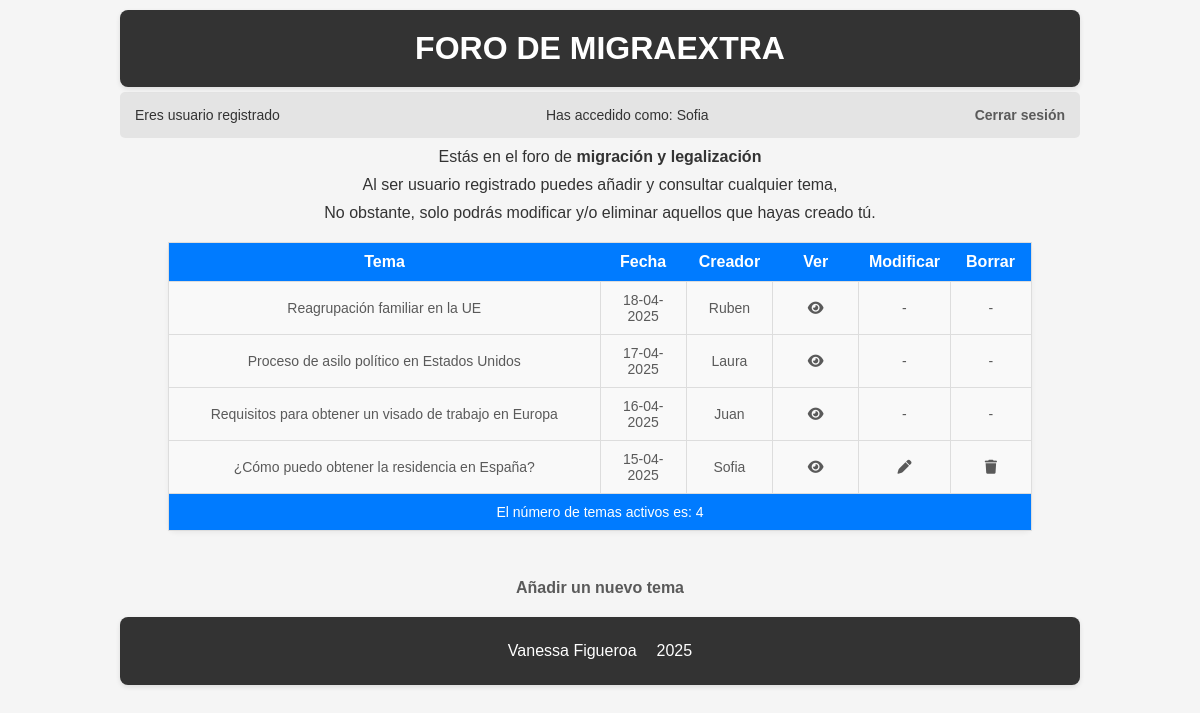
The app's page /foro.php (signed in) with its own data.
### tables this page shows
CREATE TABLE `temas` (
  `id_tema` int(11) NOT NULL,
  `tema` varchar(255) NOT NULL,
  `fecha` datetime NOT NULL,
  `id_usuario` int(11) NOT NULL,
  `categoria` varchar(100) DEFAULT NULL
);

CREATE TABLE `usuarios` (
  `id_usuario` int(11) NOT NULL,
  `usuario` text NOT NULL,
  `pw` varchar(32) NOT NULL,
  `email` varchar(32) NOT NULL
);

### foro.php (the view, shortened to what this page needs)
<?php
$usuarioActual = $_SESSION['id_usuario'];
if (isset($_SESSION['id_usuario'])) {
    include('header.php');
    if ($usuarioActual == '1') { ?>
        <p>Eres <b>admin</b></p>
        <p>Puedes editar o eliminar cualquier tema y/o comentarios</p>
    <?php } else { ?>
        <p>Estás en el foro de <b>migración y legalización</b></p>
        <p>Al ser usuario registrado puedes añadir y consultar cualquier tema,</p>
        <p>No obstante, solo podrás modificar y/o eliminar aquellos que hayas creado tú.</p>
    <?php
    }
    include("connect-db.php");
    $sql = "SELECT * FROM temas inner join usuarios on temas.id_usuario = usuarios.id_usuario order by id_tema desc";
    $consulta = $conn->prepare($sql);
    $consulta->execute();
    $num_filas = $consulta->rowCount();
    $temas_activos = $consulta->fetchAll();
    echo "<table class='tabla_foro'>";
    echo "<thead><tr> <th  width='50%'>Tema</th> <th  width='10%'>Fecha</th> <th  width='10%'>Creador</th> <th width='10%'>Ver</th><th width='10%'>Modificar</th width='10%'><th>Borrar</th></tr></thead>";
    echo "<tbody>";
    foreach ($temas_activos as $row) {
        $usuarioCreadorTema = $row['id_usuario'];
        echo "<tr>";
        echo '<td>' . $row['tema'] . '</td>';
        echo '<td>' . date('d-m-Y', strtotime($row['fecha'])) . '</td>';
        echo '<td>' . $row['usuario'] . '</td>';
        echo '<td><a href="tema.php?id='.$row['id_tema'].'&tema='.$row['tema'].'&usuario='.$row['id_usuario'].'"><i class="fa-solid fa-eye"></i></td>';
        if ($usuarioCreadorTema == $usuarioActual || $usuarioActual == '1') {
            echo '<td><a href="actualizarTema.php?id_tema=' . $row['id_tema'] . '&tema=' . $row['tema'] . '"><i class="fa-solid fa-pen"></i></a></td>';
            echo '<td> <a href="borrarTema.php?id_tema=' . $row['id_tema'] . '&tema=' . $row['tema'] . '"><i class="fa-solid fa-trash"></i></a></td>';
        } else {
            echo "<td>-</td><td>-</td>";
        }
        echo "</tr>";
    }
    echo "<tfoot><tr><td colspan='6'>El número de temas activos es: " . $num_filas . "</td></tr></tfoot>";
    echo "</tbody>";
    echo "</table>";
    ?><br>
    <p><a href="newtema.php?id_usuario=<?php echo $_SESSION['id_usuario']; ?>">Añadir un nuevo tema</a></p>
    </body>
<?php
    include('footer.php');
} else {
    header("Location: index.php");
}
?>
</html>

### header.php (shortened to what this page needs)
<head>
    <link rel="stylesheet" href="css/styles.css">
</head>
<body>
    <header>
    <h1>FORO DE MIGRAEXTRA</h1>
    </header>
    <div class="cabecera">
        <p>Eres usuario registrado</p>
        <p>Has accedido como: <?php echo $_SESSION['usuario']; ?></p>
        <p><a href="cerrarsesion.php">Cerrar sesión</a></p>
    </div>

### footer.php
<footer>
    <p>Vanessa Figueroa</p>
    <p>2025</p>
</footer>

### css/styles.css (style rules this page uses)
* { margin: 0; padding: 0; box-sizing: border-box; }
body { width: 80%; margin: 0 auto; font-family: 'Arial', sans-serif; background-color: #f5f5f5; color: #333; }
header, footer { background-color: #333; color: white; border-radius: 8px; margin-top: 10px; padding: 10px; box-shadow: 0 2px 5px rgba(0, 0, 0, 0.1); }
header h1 { font-size: 2rem; text-align: center; font-weight: bold; }
a { text-align: center; font-weight: bold; color: #5a5a5a; text-decoration: none; }
.cabecera { display: flex; flex-direction: row; justify-content: space-between; font-size: 14px; font-weight: bold; background-color: rgba(85, 85, 85, 0.1); margin-top: 5px; margin-bottom: 5px; border-radius: 5px; padding: 5px; }
h1, h2, h3 { padding: 10px; }
h1 { font-size: 2rem; text-align: center; }
p { text-align: center; margin: 10px; font-weight: 500; }
table { width: 70%; margin: 20px auto; border-collapse: collapse; background-color: #f9f9f9; border-radius: 8px; box-shadow: 0 2px 5px rgba(0, 0, 0, 0.05); }
table tr td { text-align: center; font-size: 14px; padding: 10px; border-bottom: 1px solid #ddd; }
table th { background-color: #f1f1f1; padding: 10px; font-weight: bold; }
.tabla_foro { width: 90%; border-collapse: collapse; border: 1px solid #ddd; font-family: 'Arial', sans-serif; margin: 20px auto; }
.tabla_foro thead th, tfoot { background-color: #007BFF; color: white; padding: 10px; }
.tabla_foro tbody td { border: 1px solid #ddd; padding: 10px; color: #5a5a5a; }
.tabla_foro tbody tr:nth-child(even) { background-color: #f9f9f9; }
footer { display: flex; justify-content: center; font-weight: bold; margin-top: 20px; color: white; background-color: #333; padding: 15px; }

### records on screen
temas: tema "Reagrupación familiar en la UE", fecha "18-04-2025", id_usuario.usuario "Ruben"
temas: tema "Proceso de asilo político en Estados Unidos", fecha "17-04-2025", id_usuario.usuario "Laura"
temas: tema "Requisitos para obtener un visado de trabajo en Europa", fecha "16-04-2025", id_usuario.usuario "Juan"
temas: tema "¿Cómo puedo obtener la residencia en España?", fecha "15-04-2025", id_usuario.usuario "Sofia"

### other values on screen
$_SESSION['usuario'] "Sofia"
$num_filas "4"
